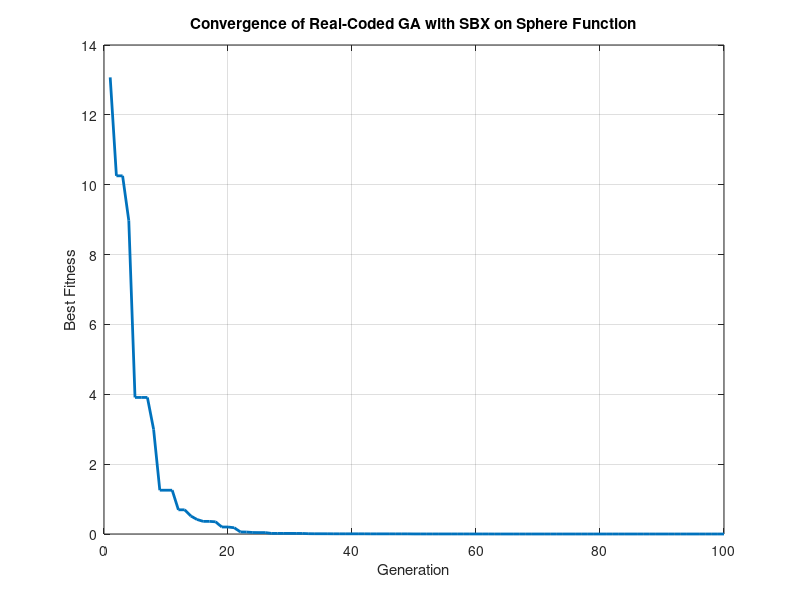

Write MATLAB code to recreate this figure.
function realGA_SBX_sphere()
    % Parameters
    nVars = 4;          % Number of variables
    popSize = 50;       % Population size
    maxGen = 100;       % Maximum generations
    pc = 0.8;           % Crossover probability
    pm = 0.1;           % Mutation probability
    eta_c = 15;         % SBX distribution index (typically 2-20)
    eta_m = 20;         % Polynomial mutation distribution index
    
    % Variable bounds
    lowerBound = -10 * ones(1, nVars);
    upperBound = 10 * ones(1, nVars);
    
    % Initialize population
    pop = repmat(lowerBound, popSize, 1) + ...
          repmat(upperBound - lowerBound, popSize, 1) .* rand(popSize, nVars);
    
    % Store best fitness and solution
    bestFitness = inf;
    bestSolution = zeros(1, nVars);
    fitnessHistory = zeros(maxGen, 1);
    
    % Main GA loop
    for gen = 1:maxGen
        % Evaluate fitness
        fitness = zeros(popSize, 1);
        for i = 1:popSize
            fitness(i) = sphereFunction(pop(i,:));
        end
        
        % Update best solution
        [minFit, idx] = min(fitness);
        if minFit < bestFitness
            bestFitness = minFit;
            bestSolution = pop(idx,:);
        end
        fitnessHistory(gen) = bestFitness;
        
        % Selection (Tournament selection)
        selectedIndices = tournamentSelection(fitness, popSize);
        selectedPop = pop(selectedIndices, :);
        
        % SBX Crossover
        offspring = sbxCrossover(selectedPop, pc, eta_c, lowerBound, upperBound);
        
        % Polynomial Mutation
        offspring = polynomialMutation(offspring, pm, eta_m, lowerBound, upperBound);
        
        % Elitism: Keep best individual
        [~, bestIdx] = min(fitness);
        offspring(1,:) = pop(bestIdx,:);
        
        % Update population
        pop = offspring;
        
        % Display progress
        if mod(gen, 10) == 0
            fprintf('Generation %d: Best fitness = %f\n', gen, bestFitness);
        end
    end
    
    % Results
    fprintf('\nOptimization completed:\n');
    fprintf('Best solution found: [%f, %f, %f, %f]\n', bestSolution);
    fprintf('Minimum function value: %f\n', bestFitness);
    
    % Plot fitness history
    figure;
    plot(1:maxGen, fitnessHistory, 'LineWidth', 2);
    xlabel('Generation');
    ylabel('Best Fitness');
    title('Convergence of Real-Coded GA with SBX on Sphere Function');
    grid on;
end

% Sphere function
function f = sphereFunction(x)
    f = sum(x.^2);
end

% Tournament selection
function selectedIndices = tournamentSelection(fitness, popSize)
    selectedIndices = zeros(popSize, 1);
    tournamentSize = 2; % Tournament size
    
    for i = 1:popSize
        % Randomly select tournamentSize individuals
        contestants = randperm(popSize, tournamentSize);
        [~, bestIdx] = min(fitness(contestants));
        selectedIndices(i) = contestants(bestIdx);
    end
end

% Simulated Binary Crossover (SBX)
function offspring = sbxCrossover(parents, pc, eta_c, lowerBound, upperBound)
    [popSize, nVars] = size(parents);
    offspring = parents;
    
    for i = 1:2:popSize-1
        if rand < pc
            parent1 = parents(i,:);
            parent2 = parents(i+1,:);
            child1 = zeros(1, nVars);
            child2 = zeros(1, nVars);
            
            for j = 1:nVars
                if rand <= 0.5
                    % Ensure parents are ordered
                    if abs(parent1(j) - parent2(j)) > 1e-10
                        if parent1(j) < parent2(j)
                            x1 = parent1(j);
                            x2 = parent2(j);
                        else
                            x1 = parent2(j);
                            x2 = parent1(j);
                        end
                        
                        % Calculate beta
                        u = rand;
                        if u <= 0.5
                            beta = (2*u)^(1/(eta_c+1));
                        else
                            beta = (1/(2*(1-u)))^(1/(eta_c+1));
                        end
                        
                        % Create children
                        child1(j) = 0.5 * ((x1 + x2) - beta*(x2 - x1));
                        child2(j) = 0.5 * ((x1 + x2) + beta*(x2 - x1));
                        
                        % Ensure children are within bounds
                        child1(j) = max(min(child1(j), upperBound(j)), lowerBound(j));
                        child2(j) = max(min(child2(j), upperBound(j)), lowerBound(j));
                    else
                        child1(j) = parent1(j);
                        child2(j) = parent2(j);
                    end
                else
                    child1(j) = parent1(j);
                    child2(j) = parent2(j);
                end
            end
            
            offspring(i,:) = child1;
            offspring(i+1,:) = child2;
        end
    end
end

% Polynomial Mutation
function offspring = polynomialMutation(offspring, pm, eta_m, lowerBound, upperBound)
    [popSize, nVars] = size(offspring);
    
    for i = 1:popSize
        for j = 1:nVars
            if rand < pm
                y = offspring(i,j);
                yl = lowerBound(j);
                yu = upperBound(j);
                delta1 = (y - yl) / (yu - yl);
                delta2 = (yu - y) / (yu - yl);
                r = rand;
                
                if r <= 0.5
                    deltaq = (2*r + (1-2*r)*(1-delta1)^(eta_m+1))^(1/(eta_m+1)) - 1;
                else
                    deltaq = 1 - (2*(1-r) + 2*(r-0.5)*(1-delta2)^(eta_m+1))^(1/(eta_m+1));
                end
                
                y = y + deltaq * (yu - yl);
                y = min(max(y, yl), yu);
                offspring(i,j) = y;
            end
        end
    end
end